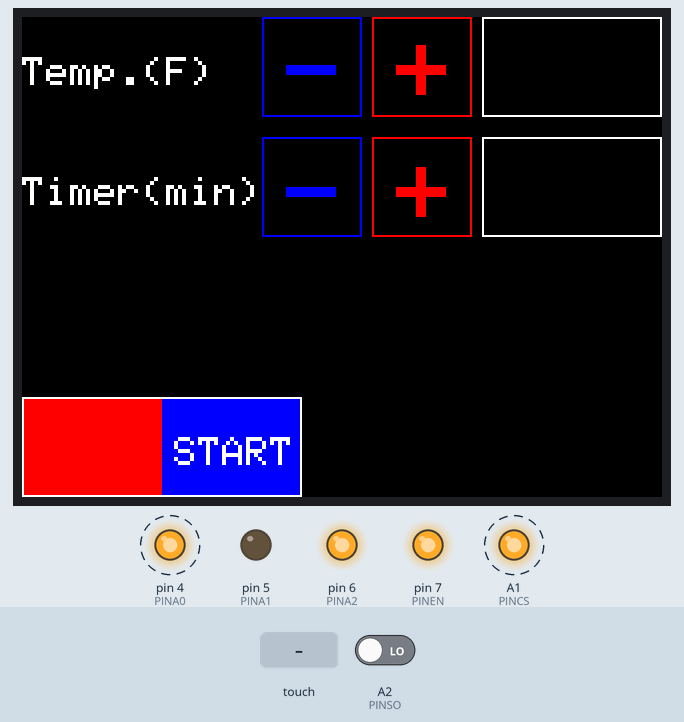
Recording of a sketch running on a simulated Arduino Uno, built with avr-gcc and run on an emulated ATmega328P. Parts: 320×240 colour display, output pins drawn as LEDs (lit = HIGH). Dashed ring = blinking. The inputs (shaded band) are chosen by the test bench; at power-on: A2 (PINSO) LOW. Pins used as bus, display or sensor lines are not drawn; what the sketch prints to the serial monitor is not drawn.

Above: at 1.4 s.
1.5 s: touch panel pressed at 13 % / 30 % of its raw x / y range
At 2.49 s:
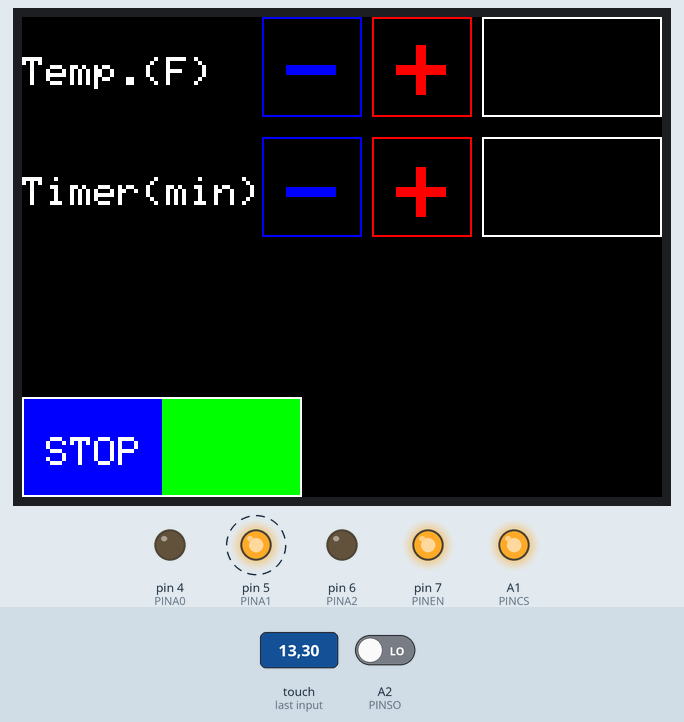
3.2 s: touch panel pressed at 62 % / 50 % of its raw x / y range
At 4.44 s:
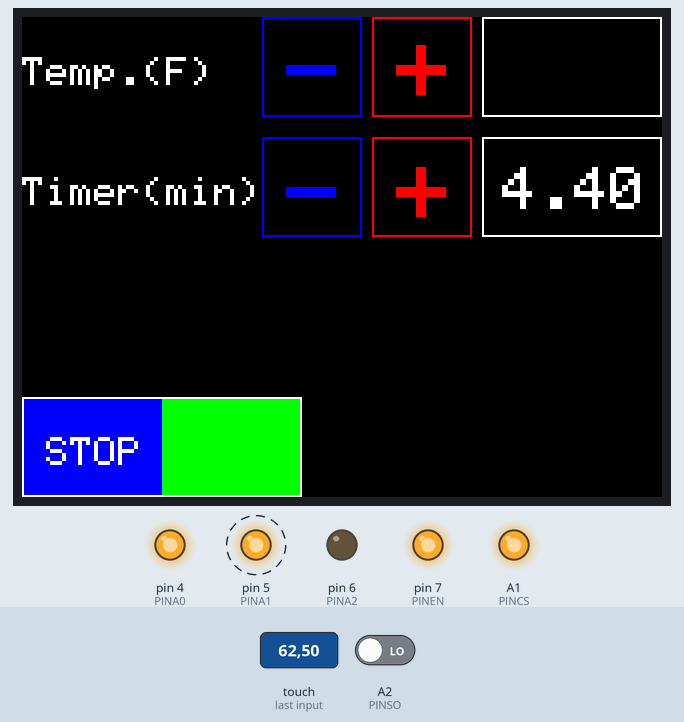
5.2 s: touch panel pressed at 13 % / 10 % of its raw x / y range
At 6.57 s:
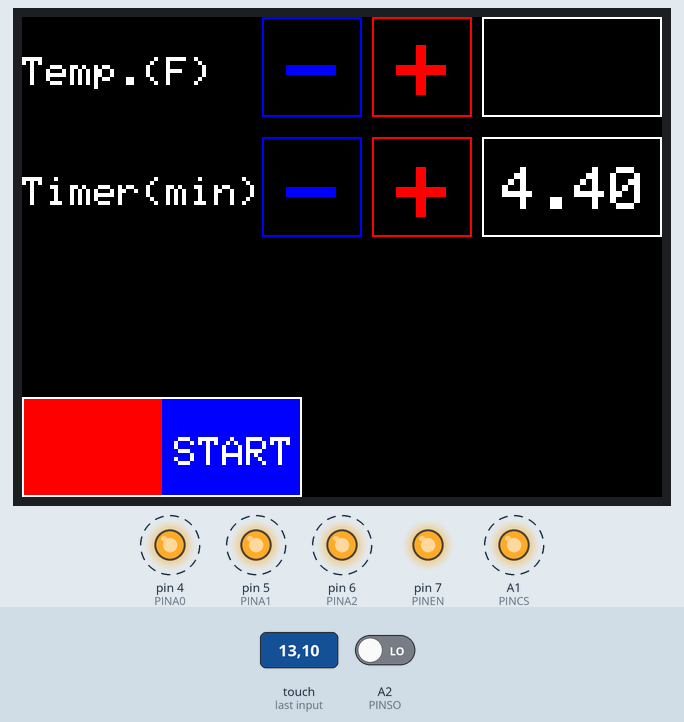
Timing chart, 0 to 17.8 s (numbered marks = the images above; inputs shaded):
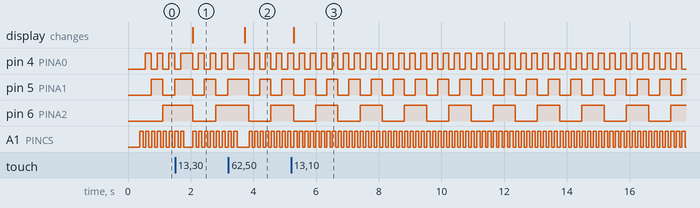

The sketch:

sketch_apr20.ino
```cpp
#include <Adafruit_GFX.h>    // Core graphics library
#include <SPI.h>
#include <Wire.h>      // this is needed even tho we aren't using it
#include <Adafruit_ILI9341.h>
#include <Adafruit_STMPE610.h>
#include "TimerOne.h"

// The STMPE610 uses hardware SPI on the shield, and #8
#define STMPE_CS 8
Adafruit_STMPE610 ts = Adafruit_STMPE610(STMPE_CS);

// The display also uses hardware SPI, plus #9 & #10
#define TFT_CS 10
#define TFT_DC 9
Adafruit_ILI9341 tft = Adafruit_ILI9341(TFT_CS, TFT_DC);

boolean RecordOn = false;

//define global variables
#define PINEN 7 //Mux Enable pin
#define PINA0 4 //Mux Address 0 pin
#define PINA1 5 //Mux Address 1 pin
#define PINA2 6 //Mux Address 2 pin
#define PINSO A2 //TCAmp Slave Out pin (MISO)
#define PINSC A3 //TCAmp Serial Clock (SCK)
#define PINCS A1  //TCAmp Chip Select Change this to match the position of the Chip Select Link

int count = 0;
int onoff = 0;
int tempdef = 375;
double timerdef = 4.50;
int fandef = 0;

/* ------------------------------------------------------------------------------------------------------------------------------------------------------- */


int SensorFail[8];
float floatTemp, floatInternalTemp;
char failMode[8];
int internalTemp, intTempFrac;
unsigned int Mask;
//char data[16];
unsigned char i, j, k, NumSensors =8, UpdateDelay=2;  //delay in seconds
char Rxchar, Rxenable, Rxptr, Cmdcomplete, R;
char Rxbuf[32];
char adrbuf[3], cmdbuf[3], valbuf[12];
int val = 0, Param;
unsigned long int timems=0;
unsigned short int T16, mask;
String ts2="012345678901234567890123456789012";
const byte interruptPin = 2;
volatile byte state = LOW;
int onState=0;


long int period=2000000;
long int DesiredT; // set temp kevin had it to 337
float onTime = (0.0031246*DesiredT)-0.3109354;
int Timegoing = 0;
float Runtime; // set time in minutes  // changed to a double from float
long int numofperiods = Runtime*30;
long int TimeX = Runtime * 60000;


/* ------------------------------------------------------------------------------------------------------------------------------------------------------- */

void drawFrame() //draw frame function
{
  tft.drawRect(0, 190, 140, 50, ILI9341_WHITE);
}

void STOPBtn() //stop button
{
  tft.fillRect(0, 190, 70, 50, ILI9341_RED);
  tft.fillRect(70, 190, 70, 50, ILI9341_BLUE);
  drawFrame();
  tft.setCursor(76,210);
  tft.setTextColor(ILI9341_WHITE);
  tft.setTextSize(2);
  tft.println("START");
  DesiredT = 0;
  Runtime = 0;
  RecordOn = false;
}

void STARTBtn() //start button
{
  tft.fillRect(70, 190, 70, 50, ILI9341_GREEN);
  tft.fillRect(0, 190, 70, 50, ILI9341_BLUE);
  drawFrame();
  tft.setCursor(12,210);
  tft.setTextColor(ILI9341_WHITE);
  tft.setTextSize(2);
  tft.println("STOP");
  DesiredT = tempdef;
  Runtime = timerdef;
  RecordOn = true;
}

void drawRec(){
  // Retrieve a point
  TS_Point p = ts.getPoint();

  // Scale from ~0->4000 to tft.width using the calibration #'s
  p.x = map(p.x, 150, 3800, 0, tft.width());
  p.y = map(p.y, 130, 4000, 0, tft.height());

  //temp (-) button
  tft.drawRect(120, 0, 50, 50, ILI9341_BLUE);
  tft.setCursor(132, 9);
  tft.setTextColor(ILI9341_BLUE);  tft.setTextSize(5);
  tft.println("-");

  //temp word location
  tft.setCursor(0, 20);
  tft.setTextColor(ILI9341_WHITE);  tft.setTextSize(2.5);
  tft.println("Temp.(F)");

  //temp (+) button
  tft.drawRect(175, 0, 50, 50, ILI9341_RED);
  tft.setCursor(187, 9);
  tft.setTextColor(ILI9341_RED);  tft.setTextSize(5);
  tft.println("+");

  //temp read-out box
  tft.drawRect(230, 0, 90, 50, ILI9341_WHITE);
  tft.setCursor(305, 18);
  tft.setTextColor(ILI9341_WHITE);  tft.setTextSize(2);
  tft.println("");

  //timer (-) button
  tft.drawRect(120, 60, 50, 50, ILI9341_BLUE);
  tft.setCursor(132, 70);
  tft.setTextColor(ILI9341_BLUE);  tft.setTextSize(5);
  tft.println("-");

  //timer word location
  tft.setCursor(0, 80);
  tft.setTextColor(ILI9341_WHITE);  tft.setTextSize(2.5);
  tft.println("Timer(min)");

  //timer (+) button
  tft.drawRect(175, 60, 50, 50, ILI9341_RED);
  tft.setCursor(187, 70);
  tft.setTextColor(ILI9341_RED);  tft.setTextSize(5);
  tft.println("+");

  //temp read-out box
  tft.drawRect(230, 60, 90, 50, ILI9341_WHITE);
  tft.setCursor(280, 78);
  tft.setTextColor(ILI9341_WHITE);  tft.setTextSize(2);
  tft.println("");
}

int TEMP_MIN()
{
   if( tempdef >= 330) //min 325 Fahrenheit
   {
      int counter = tempdef - 5;//decrease step size by 5F
      tempdef = counter;
      return counter;
   }
}
int TEMP_MAX()
{
    if( tempdef <= 420) //max 420 Fahrenheit
    {
      int counter = tempdef + 5; //increase step size by 5F
      tempdef = counter;
      return counter;
    }
}
double TIME_MIN()
{
    if( timerdef >= 0.1) //down to 0.0 min
    {
      double counter = timerdef - 0.1; //decrease step size by 0.1 min
      timerdef = counter;
      return counter;
    }
}
double TIME_ADD()
{
    if( timerdef <= 9.9) //up to 9.9 min
    {
      double counter = timerdef + 0.1; //increase step size by 0.1 min
      timerdef = counter;
      return counter;
    }
}

void setup() {

  Serial.begin(9600);
  tft.begin();
  if (!ts.begin()) {
    Serial.println("Unable to start touchscreen.");
  }
  else {
    Serial.println("Touchscreen started.");
  }

  tft.fillScreen(ILI9341_BLACK);
  // origin = left,top landscape (USB left upper)
  tft.setRotation(1);
  STOPBtn();

/* ------------------------------------------------------------------------------------------------------------------------------------------------------- */

pinMode(9, OUTPUT);//this sets a pin to connect to the SSR and by changing the state of the pin will turn the SSR on and off
  Timer1.attachInterrupt(callback);// Here is the function the allows fort he changing of PIN 10 state to control the SSR
 //below is just the temp scan variables
  //Serial.begin(9600);
  pinMode(PINEN, OUTPUT);
  pinMode(PINA0, OUTPUT);
  pinMode(PINA1, OUTPUT);
  pinMode(PINA2, OUTPUT);
  pinMode(PINSO, INPUT);
  pinMode(PINCS, OUTPUT);
  pinMode(PINSC, OUTPUT);

  digitalWrite(PINEN, HIGH);   // enable on
  digitalWrite(PINA0, LOW); // low, low, low = channel 1
  digitalWrite(PINA1, LOW);
  digitalWrite(PINA2, LOW);
  digitalWrite(PINSC, LOW); //put clock in low


}//this is the function that allows for control of the temp
/* ------------------------------------------------------------------------------------------------------------------------------------------------------- */

void callback()
{
  long int T;// This is used to assign how long each part of this function
  //should run
  onState=1-onState;
 // by changing this between 1 and 0, it allow for the PIN to change
 // states, therefore turning the SSR off and on
 //HIGH is on, while LOW is off

  if(onState)//it is using the changing value to switch between the two parts of the
  //if/else statement
    {
    T=floor(period*onTime);//this says how long to be on during hte 2 seconds
    //EX: if onTime=.5 then it will be on for 1sec
    Timer1.setPeriod(T);
    // This is what the board uses to keep track of time so it knows when the right amount of time has passed
    digitalWrite(10, HIGH);// as said beforte this sets PIN 10 to HIGH
    //thus turning the SSR on
    }
  else
    {//now that onState has changed it switches to this part
    T=floor(period*(1.0-onTime));// using a 1-onTime will set the remaining amount
    //of the 2 seconds to LOW
    Timer1.setPeriod(T);
    digitalWrite(10,LOW);// Sets PIN 10 to low which turns SSR off then runs through the program again
    //hence every two seconds it does a cycle
    }
}
/* ------------------------------------------------------------------------------------------------------------------------------------------------------- */
void loop() {
//Touchscreen code
  drawRec();
  if (!ts.bufferEmpty())
  {
    // Retrieve a point
    TS_Point p = ts.getPoint();
    // Scale using the calibration #'s and rotate coordinate system
    p.x = map(p.x, 130, 4000, 0, tft.height());
    p.y = map(p.y, 150, 3800, 0, tft.width());
    int y = tft.height() - p.x;
    int x = p.y;

    if (RecordOn)
    {
      if((x > 0) && (x < (70))) {
        if ((y > 190) && (y <= (240))) {
          Serial.println("Red btn hit");
          STOPBtn();
        }
      }
    }
    else //Record is off (RecordOn == false)
    {
      if((x > 70) && (x < (140))) {
        if ((y > 190) && (y <= (240))) {
          Serial.println("Green btn hit");
          STARTBtn();
        }
      }
    }

    Serial.println(RecordOn);
  }

if(!ts.bufferEmpty()){

    TS_Point p = ts.getPoint();
    // Scale using the calibration #'s
    // and rotate coordinate system
    p.x = map(p.x, 130, 4000, 1, tft.height());
    p.y = map(p.y, 150, 3800, 1, tft.width());
    int y = tft.height() - p.x;
    int x = p.y;

  if( (p.x >= 190) && (p.x <= 240) && (p.y >= 120) && (p.y <= 170) ) //TEMP_MIN
     {
        tft.setCursor(250, 18);
        tft.fillRect(232.5, 2.5, 85, 45, ILI9341_BLACK);
        tft.setTextSize(3);
        tft.println(TEMP_MIN());
        return;
     }

  if( (p.x >= 190) && (p.x <= 240) && (p.y >= 175) && (p.y <= 225) ) //TEMP_ADD
     {
        tft.setCursor(250, 18);
        tft.fillRect(232.5, 2.5, 85, 45, ILI9341_BLACK);
        tft.setTextSize(3);
        tft.println(TEMP_MAX());
        return;
     }

 if( (p.x >= 130) && (p.x <= 180) && (p.y >= 120) && (p.y <= 170) ) //TIME_MIN
     {
        tft.setCursor(240, 75);
        tft.fillRect(232.5, 62.5, 85, 45, ILI9341_BLACK);
        tft.setTextSize(3);
        tft.println(TIME_MIN());
        return;
     }
  if( (p.x >= 130) && (p.x <= 180) && (p.y >= 175) && (p.y <= 225) ) //TIME_ADD
     {
        tft.setCursor(240, 75);
        tft.fillRect(232.5, 62.5, 85, 45, ILI9341_BLACK);
        tft.setTextSize(3);
        tft.println(TIME_ADD());
        return;
     }
}

/* ------------------------------------------------------------------------------------------------------------------------------------------------------- */

//millis() returns the number of ms since starting sketch
  // the only way the arduino keeps track of time is by using
  //the Timer1 function, hence if Timer1 is stopped, it can't
  //keep track of time for the callback function
 if(Timegoing==0&&timems>500){
  //here is where the Timegoing variable is used, just like
  //onState, it changes between 1 and 0 to help with setting the timer on/off
  //hence with Timegoing =0 and after 2 seconds have passed since the program started
  //it will start the Timer1
 Timer1.initialize(1000000);//This starts the Timer function allowing for the Arduino to keep track of time
 Timegoing=1;
 //Now the Timegoing is switched so that the timer can be stopped after the desired
 //length of time
  }
  if(Timegoing==1&&timems>TimeX){
    //now when timems, which keeps track of time in milliseconds,
    //has counted up to the set time from above, it stops the Timer1
    //which stops the callback function there is no Timer1 to run it
    //thus ending the program
    Timer1.stop();
    //Set Timegoing back to 0 so that it cna be run again when
    //the user tells it to
    Timegoing=0;
    digitalWrite(10,LOW);// turns off the SSR and the program is ready to run again
  }
  //the rest is the temp scan code


  if (millis() > (timems + ((unsigned int)UpdateDelay*1000)))
   {
    timems = millis();
//    SerialUSB.print("N=");
//    SerialUSB.println(count,DEC);
    count++;

   }
    Serial.println("T8");
    for(j=0;j<8;j++)
      {
      switch (j) //select channel
        {
        case 0:
          digitalWrite(PINA0, LOW);
          digitalWrite(PINA1, LOW);
          digitalWrite(PINA2, LOW);
        break;
        case 1:
          digitalWrite(PINA0, HIGH);
          digitalWrite(PINA1, LOW);
          digitalWrite(PINA2, LOW);
        break;
        case 2:
          digitalWrite(PINA0, LOW);
          digitalWrite(PINA1, HIGH);
          digitalWrite(PINA2, LOW);
        break;
        case 3:
          digitalWrite(PINA0, HIGH);
          digitalWrite(PINA1, HIGH);
          digitalWrite(PINA2, LOW);
        break;
        case 4:
          digitalWrite(PINA0, LOW);
          digitalWrite(PINA1, LOW);
          digitalWrite(PINA2, HIGH);
        break;
        case 5:
          digitalWrite(PINA0, HIGH);
          digitalWrite(PINA1, LOW);
          digitalWrite(PINA2, HIGH);
        break;
        case 6:
          digitalWrite(PINA0, LOW);
          digitalWrite(PINA1, HIGH);
          digitalWrite(PINA2, HIGH);
        break;
        case 7:
          digitalWrite(PINA0, HIGH);
          digitalWrite(PINA1, HIGH);
          digitalWrite(PINA2, HIGH);
        break;
        }

       delay(5);
       digitalWrite(PINCS, LOW); //stop conversion
       delay(5);
       digitalWrite(PINCS, HIGH); //begin conversion
       delay(100);  //wait 100 ms for conversion to complete
       digitalWrite(PINCS, LOW); //stop conversion, start serial interface
       delay(1);
        /*
        Temp[j] = 0;
        failMode[j] = 0;
        SensorFail[j] = 0;
        internalTemp = 0;
        */

       T16=0;
       for (k=0;k<32;k++)   //for (i=31;i>=0;i--)
         {
          i=31-k;
          digitalWrite(PINSC, HIGH);
          delay(1);

          if ((i<=31) && (i>=18))
              {
              // these 14 bits are the thermocouple temperature data
              // bit 31 sign
              // bit 30 MSB = 2^10
              // bit 18 LSB = 2^-2 (0.25 degC)

              Mask = 1<<(i-18);
              if (digitalRead(PINSO)==1)
                {
                if (i == 31)
                  {
                  T16 += (0b11<<14);//pad the temp with the bit 31 value so we can read negative values correctly
                  }

                T16 += Mask;
                }
              }
         digitalWrite(PINSC, LOW);
         delay(1);
         }  //end of loop over bits
         T16= T16 | 0x4000; // set bit 14 to a 1,   Bit 15 will be a 0 for positive 1 for negative
 //       Temp[j]=T16;
        if(j==0)
          ts2=String(T16,HEX);
        else
          {
          ts2=String(ts2 + String(T16,HEX));
          }
       } //end of j  loop over sensors
  Serial.println(ts2);
/* ------------------------------------------------------------------------------------------------------------------------------------------------------- */


}
```

TimerOne.h
```cpp
 #ifndef TimerOne_h
#define TimerOne_h

#include <avr/io.h>
#include <avr/interrupt.h>

#define RESOLUTION 65536    // Timer1 is 16 bit

class TimerOne
{
  public:

    // properties
    unsigned int pwmPeriod;
    unsigned char clockSelectBits;
  char oldSREG;         // To hold Status Register while ints disabled

    // methods
    void initialize(long microseconds=1000000);
    void start();
    void stop();
    void restart();
  void resume();
  unsigned long read();
    void pwm(char pin, int duty, long microseconds=-1);
    void disablePwm(char pin);
    void attachInterrupt(void (*isr)(), long microseconds=-1);
    void detachInterrupt();
    void setPeriod(long microseconds);
    void setPwmDuty(char pin, int duty);
    void (*isrCallback)();
};

extern TimerOne Timer1;
#endif
```

Source omitted: TimerOne.cpp (8190 bytes)

Measured:
- after the input at 1.5 s, the display: changes after 0.57 s (image 1)
- after the input at 3.2 s, the display: changes after 0.53 s (image 2)
- after the input at 5.2 s, the display: changes after 0.09 s (image 3)
- by itself, pin 4 (PINA0): alternates HIGH for 0.18 s and LOW for 0.18 s
- by itself, pin 5 (PINA1): alternates HIGH for 0.35 s and LOW for 0.35 s
- by itself, pin 6 (PINA2): alternates HIGH for 0.71 s and LOW for 0.70 s
- by itself, A1 (PINCS): alternates HIGH for 0.10 s and LOW for 0.08 s
